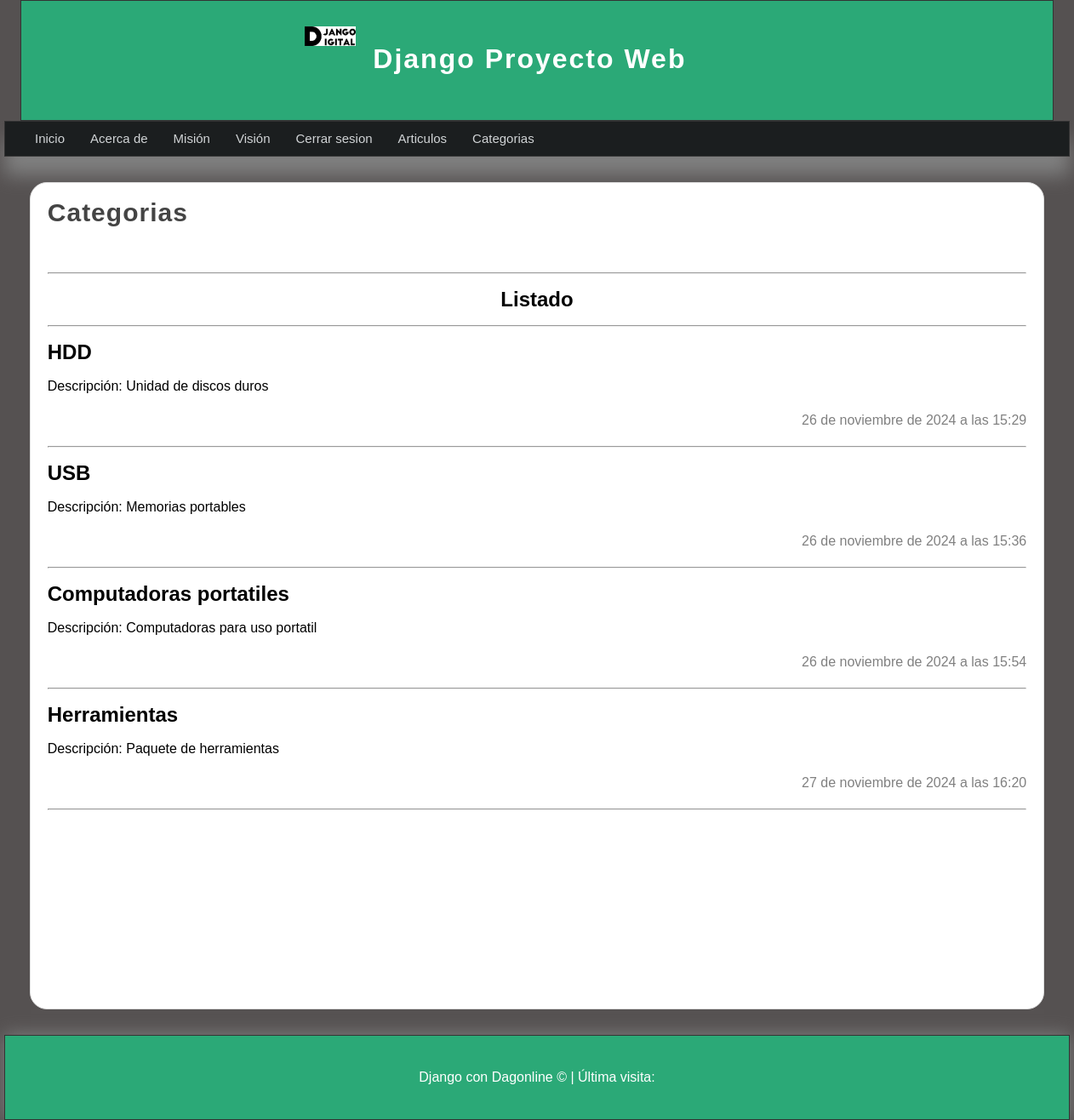
Screenshot of /listado_categorias/ (signed in) with the database file from the repository.
### articulos/models.py (models this page shows, shortened)
class Category(models.Model):
    name = models.CharField(max_length=100, verbose_name='Nombre')
    description = models.CharField(max_length=255, verbose_name='Descripcion', default="No description available")
    created_at = models.DateTimeField(auto_now_add=True, verbose_name='Creado el')
    updated_at = models.DateTimeField(auto_now=True, verbose_name="Actualizado el")
    class Meta:
        verbose_name = "Categoria"
        verbose_name_plural = "Categorias"

### articulos/views.py (the view)
# urls.py: path('listado_categorias/',views.list_cat,name='listado_categorias'),
@login_required(login_url='inicio')
def list_cat(request):
    categories= Category.objects.all()
    return render(request,'categorias/listado_cat.html',{
        'title':'Categorias',
        'content':'Listado de Categorias',
        'categorias':categories
        })

### articulos/templates/categorias/listado_cat.html (shortened to what this page needs)
{% extends "layouts/layouts.html" %}
{% block content %}
  <h1 class="title">{{title}}</h1>
  <hr>
  <h1 align="center">Listado</h1> <hr>
  {% for categoria in categorias %}
    <article class="article-item">
      <div class="data">
        <h2>{{categoria.name}}</h2>
        <p>Descripción: {{categoria.description}}</p>
        <span class="date">
          {{categoria.created_at}}
        </span>
        <hr>
      </div>
    </article>
{% endfor %}
{% endblock %}

### mainapp/static/css/estilos.css (style rules this page uses)
* { margin: 0px; padding: 0px; font-family: sans-serif; text-decoration: none; }
p,h1,h2 { margin-top: 20px; margin-bottom: 20px; }
body { background-color: #555151; }
.title { color:#444; letter-spacing: 1px; font-size: 30px; margin-bottom: 10px; margin-top: 5px; }
.date { display: block; margin-top: 20px; margin-bottom: 20px; color: gray;; text-align: right; }
.title { color: #444; letter-spacing: 1px; font-size: 30px; padding-bottom: 50px; margin-bottom: 10px; margin-top: 5px; }

### rows the page displays
Category: name "HDD", description "Unidad de discos duros", created_at "26 de noviembre de 2024 a las 15:29"
Category: name "USB", description "Memorias portables", created_at "26 de noviembre de 2024 a las 15:36"
Category: name "Computadoras portatiles", description "Computadoras para uso portatil", created_at "26 de noviembre de 2024 a las 15:54"
Category: name "Herramientas", description "Paquete de herramientas", created_at "27 de noviembre de 2024 a las 16:20"

### other values shown
{{ title }} "Categorias"
